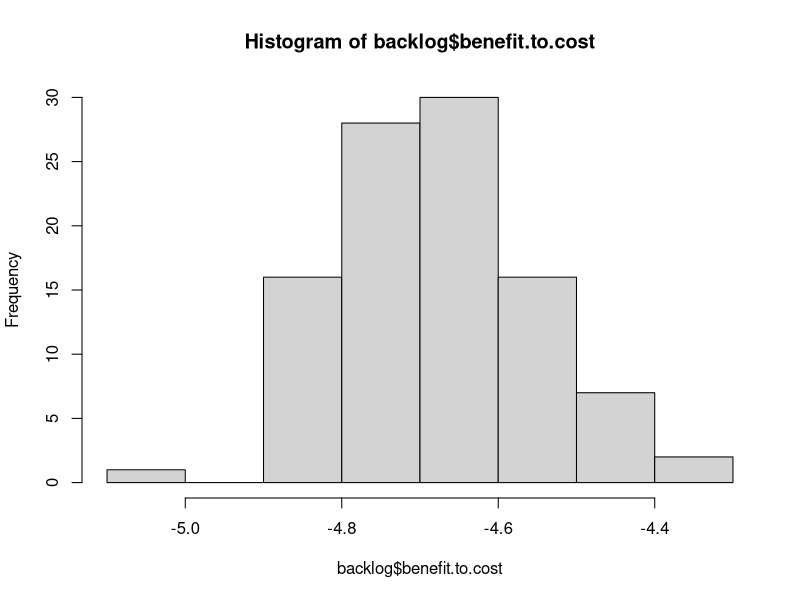
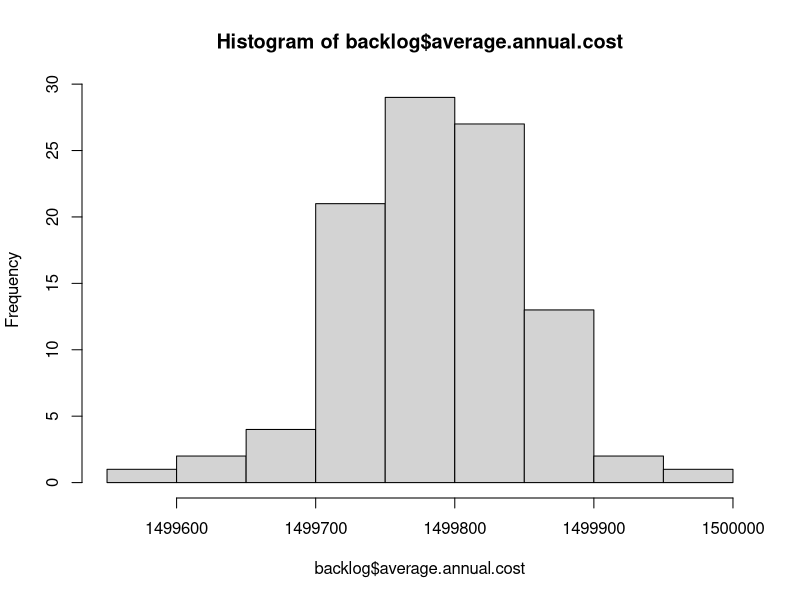
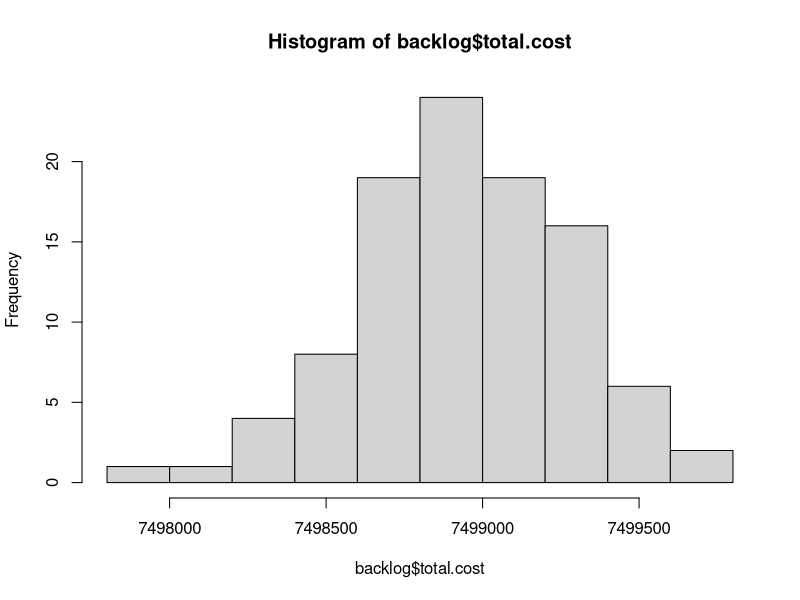
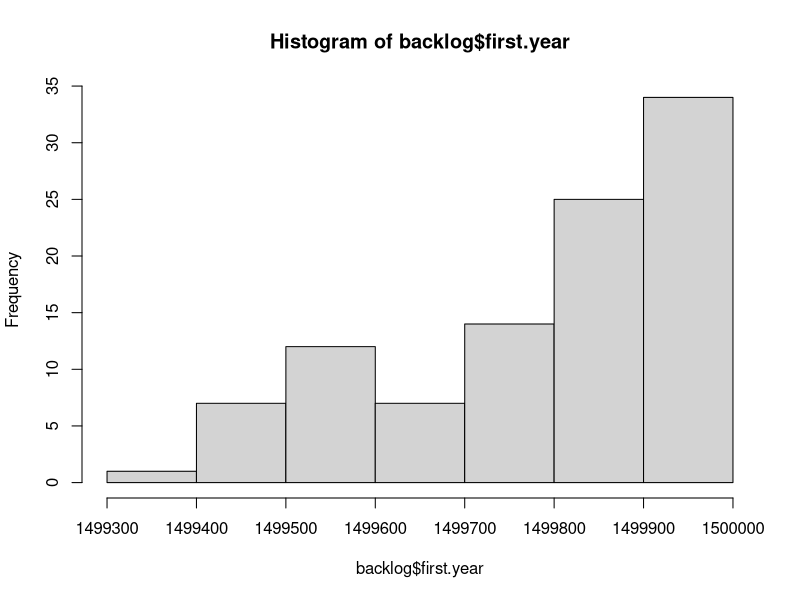

The R script that drew these images, in order: (Note: this script raises an error after producing the figures.)
# Read Me ####
# This code analyzes data from FST, the City's pavement consultant
# It models the cost and PCI degredation in order to optimize pavement decisions
# OCI value = PCI.  Note these scores are from November 2012.
# Created By Daniel Hadley

# Considerations: 
# 1. The knapsack approximates an optimal outcome, but needs to be inspected in cases where the 
# limit is low,E.g., http://oucsace.cs.ohiou.edu/~razvan/courses/cs4040/lecture16.pdf
# 2. The model makes assumptions about the differences in PCI reset of various treatment types.
# It assumes that patching only resets to PCI + 6, for example. 

library("plyr")


# Import data ####
setwd("K:/Somerstat/Common/Data/2014 StreetStat/PCI_Code")
# setwd ("~/Documents/Git/PCI_Code") #at home
d <- read.csv("PCI.csv")


# Create new variables #### 
d$sq.ft <- d$PavementWi * d$Length # Sq. Feet
d$sq.yd <- d$sq.ft * 0.111111 # Sq. Yards


# Functions needed for the model: ####
# f(Age) = PCI, f(PCI) = AGE, f(Age, Pave, Old PCI) = New PCI 
# f(PCI) = AGE, f(PCI) = Cost, f(knapsack) = pave 

# f(Age) = PCI
# Referenes below
# http://onlinepubs.trb.org/onlinepubs/conferences/2012/assetmgmt/presentations/Data-A-Ramirez-Flores-Chang-Albitres.pdf
# https://repository.tamu.edu/bitstream/handle/1969.1/ETD-TAMU-2009-05-317/DESHMUKH-THESIS.pdf?sequence=2
# http://www.mylongview.com/modules/showdocument.aspx?documentid=631
# See AnalyzePCI.R
PCIf <- function(AGE){ 
  PCI <- ifelse(d$Functional == "CO - Collector", 100 - (106/((log(79/AGE))^(1/.48))),
                ifelse(d$Functional == "AR - Arterial", 100 - (109/((log(88/AGE))^(1/.58))),
                       100 - (97/((log(110/AGE))^(1/.61)))
                ))
  return(PCI)
}


# f(PCI, Function, Sq.yd) = Cost 
Costf <- function(OCI, Functional, sq.yd){ 
  Cost <- ifelse((OCI >= 68) & (OCI < 88), 1.8,
         ifelse((OCI >= 47) & (OCI < 68), 18.50,
                ifelse((OCI >= 25) & (OCI < 47) & (Functional == "RT - Residential Local"), 76.80,
                       ifelse((OCI >= 25) & (OCI < 47) & (Functional == "RE - Residential Dead End"), 76.80,
                              ifelse((OCI >= 25) & (OCI < 47) & (Functional == "CO - Collector" ), 91.10,
                                     ifelse((OCI >= 25) & (OCI < 47) & (Functional == "AR - Arterial"), 91.10,
                                            ifelse((OCI >= 0) & (OCI < 25) & (Functional == "RT - Residential Local"), 139.80,
                                                   ifelse((OCI >= 0) & (OCI < 25) & (Functional == "RE - Residential Dead End"), 139.80,
                                                          ifelse((OCI >= 0) & (OCI < 25) & (Functional == "CO - Collector"), 147.70,
                                                                 ifelse((OCI >= 0) & (OCI < 25) & (Functional == "AR - Arterial"), 162.10,
                                                                        ifelse(OCI >= 88, 0, 360)))))))))))
  return(Cost*sq.yd)
}


#f(Pave, Previous Year's Moritorium) = Moritorium
Moritoriumf <- function(Pave, MoritoriumX){
  Moritorium <- ifelse(Pave == 1, 1, 
                       ifelse((MoritoriumX > 0) & (MoritoriumX < 3), 1 + MoritoriumX,
                              0 
                              ))
  return(Moritorium)
}


# f(PCI) = delta
# This takes the current PCI and calculates the difference between that and the PCI post treatment
# This is essentially the "value" in the knapsack algo
# The penultimate line ensures that during the moratorium (3 years after work is done), that
# street is not selected for maintenance yet
Deltaf <- function(OldOCI, sq.yd, Moratorium){ 
   Delta <- ifelse((OldOCI >= 68) & (OldOCI < 88) & (Moratorium == 0), ((OldOCI + 8) * sq.yd) - (OldOCI * sq.yd),
                   ifelse((OldOCI >= 47) & (OldOCI < 68) & (Moratorium == 0), ((OldOCI + 7) * sq.yd) - (OldOCI * sq.yd),
                   # why + 8 and +9: http//www.ci.san-ramon.ca.us/engr/pavement.html
                   ifelse((OldOCI >= 25) & (OldOCI < 47) & (Moratorium == 0), (96 * sq.yd) - (OldOCI * sq.yd),
                          ifelse(Moratorium != 0, 0, 
                          (100 * sq.yd) - (OldOCI * sq.yd)
                                 ))))                      
  return(Delta)
}


# # f(value, weight, limit ) = pave. This is the OLD Pave function
# # This is a greedy approximation to the Knapsack algorithm
# knapsack <- function(value, weight, limit){
#   benefit.to.cost <- value / weight #Create ratio
#   df = data.frame(value, weight, benefit.to.cost) # turn it into a DF
#   df$ID <- (1:nrow(df)) # add ID to resort later
#   df <- df[with(df, order(-benefit.to.cost)), ] # Sort by benefit.to.cost
#   rownames(df) <- NULL # Reset the row names for easier indexing
#   df$total.weight <- ifelse(cumsum(df$weight) <= limit, cumsum(df$weight), 0) # Add first items that fit
#   # I need to add a break here if nothing fits in the bag on the first pass
#   for(i in 2:nrow(df)){ #Start in row 2 because some values have been added above
#     df$total.weight[i] <- ifelse(df$weight[i] + df$total.weight[i-1] <= limit, # If adding won't go over limit
#                                  df$weight[i] + df$total.weight[i-1], df$total.weight[i-1]) # If it will, keep Weight the same
#   }
#   df$add <- 0
#   df$add[1] <- ifelse(df$total.weight[1] > 0, 1, 0)
#   for(i in 2:nrow(df)){ #Start in row 2 
#     df$add[i] <- ifelse(df$total.weight[i] > df$total.weight[i-1], 1, 0) # 1 if it has been added
#   }
#   df$add <- ifelse(df$benefit.to.cost == 0, 0, df$add) #To avoid paving streets under moratorium
#   df$add <- ifelse(df$value == 0, 0, df$add)
#   df <- df[with(df, order(ID)), ] # Resort by ID
#   rownames(df) <- NULL # Reset the row names for easier indexing
#   return(df$add)
# }


# f(value, weight, limit preventive maintenance, limit reconstruction) = pave. This is the basic Pave function
# This is a greedy approximation to the Knapsack algorithm
knapsack <- function(value, weight, limitPM, limitR, PCI){
  benefit.to.cost <- value / weight #Create ratio
  df = data.frame(value, weight, benefit.to.cost, PCI) # turn it into a DF
  df$ID <- (1:nrow(df)) # add ID to resort later
  df <- df[with(df, order(-benefit.to.cost)), ] # Sort by benefit.to.cost
  rownames(df) <- NULL # Reset the row names for easier indexing
  df$total.weight <- ifelse(cumsum(df$weight) <= limitPM, cumsum(df$weight), 0) # Add first items that fit
  # I need to add a break here if nothing fits in the bag on the first pass
  for(i in 2:nrow(df)){ #Start in row 2 because some values have been added above
    df$total.weight[i] <- ifelse(df$weight[i] + df$total.weight[i-1] <= limitPM, # If adding won't go over limit
                                 df$weight[i] + df$total.weight[i-1], df$total.weight[i-1]) # If it will, keep Weight the same
  }
  df$add <- 0
  df$add[1] <- ifelse(df$total.weight[1] > 0, 1, 0)
  for(i in 2:nrow(df)){ #Start in row 2 
    df$add[i] <- ifelse(df$total.weight[i] > df$total.weight[i-1], 1, 0) # 1 if it has been added
  }
  df$add <- ifelse(df$benefit.to.cost == 0, 0, df$add) #To avoid paving streets under moratorium
  df$add <- ifelse(df$value == 0, 0, df$add)
  # Now do it all again for full reconstruction of the worst streets
  df <- df[with(df, order(PCI)), ] # Sort by PCI
  rownames(df) <- NULL # Reset the row names for easier indexing
  df$total.weight.a <- ifelse(cumsum(df$weight) <= limitR, cumsum(df$weight), 0) # Add first items that fit
  # I need to add a break here if nothing fits in the bag on the first pass
  for(i in 2:nrow(df)){ #Start in row 2 because some values have been added above
    df$total.weight.a[i] <- ifelse(df$weight[i] + df$total.weight.a[i-1] <= limitR, # If adding won't go over limit
                                 df$weight[i] + df$total.weight.a[i-1], df$total.weight.a[i-1]) # If it will, keep Weight the same
  }
  df$add.a <- 0
  df$add.a[1] <- ifelse(df$total.weight.a[1] > 0, 1, 0)
  for(i in 2:nrow(df)){ #Start in row 2 
    df$add.a[i] <- ifelse(df$total.weight.a[i] > df$total.weight.a[i-1], 1, 0) # 1 if it has been added
  }
  df$add.a <- ifelse(df$benefit.to.cost == 0, 0, df$add.a) #To avoid paving streets under moratorium
  df$add.a <- ifelse(df$value == 0, 0, df$add.a)
  # now resort
  df <- df[with(df, order(ID)), ] # Resort by ID
  rownames(df) <- NULL # Reset the row names for easier indexing
  df$pave <- ifelse((df$add == 1) | (df$add.a == 1), 1, 0)
  return(df$pave)
}


# f(Age, Pave, Old PCI) = New PCI
# See AnalyzePCI.R
NewPCIf <- function(AGE, Pave, OldOCI){
  NewPCI <- ifelse((OldOCI >= 68) & (OldOCI < 88) & (Pave == 1), OldOCI + 10,
                   # why + 7: https://repository.tamu.edu/bitstream/handle/1969.1/ETD-TAMU-2009-05-317/DESHMUKH-THESIS.pdf?sequence=2
                   ifelse((OldOCI >= 47) & (OldOCI < 68) & (Pave == 1), OldOCI + 10,
                          ifelse((OldOCI >= 25) & (OldOCI < 47) & (Pave == 1), 96, 
                                 # http://www.mylongview.com/modules/showdocument.aspx?documentid=631
                                 ifelse((OldOCI >= 0) & (OldOCI < 25) & (Pave == 1), 100,
                                        ifelse((d$Functional == "CO - Collector") & (Pave == 0), 100 - (106/((log(79/AGE))^(1/.48))),
                                               ifelse((d$Functional == "AR - Arterial") & (Pave == 0), 100 - (109/((log(88/AGE))^(1/.58))),
                                                      100 - (97/((log(110/AGE))^(1/.61)))
                                 ))))))                      
  return(NewPCI)
}


# f(NewPCI) = New Age
Agef <- function(NewPCI){
  NewAge <- ifelse((d$Functional == "CO - Collector"), 79*(2.71828^(-9.37879/(100-NewPCI)^0.48)),
                   ifelse((d$Functional == "AR - Arterial"), 88*(2.71828^(-15.1952/(100-NewPCI)^0.58)),
                          110*(2.71828^(-16.2904/(100-NewPCI)^0.61))
                   ))
                   
  return(NewAge)
}


# Final model ####

  d$Age <- Agef(d$OCI) # Estimated age in Nov 2012
  d$backlog <- Costf(d$OCI, d$Functional, d$sq.yd) # Backlog in Nov 2012
  d$Moritorium <- 0 # Hold for three years between routine maintenance 
  d$Delta.a <- Deltaf(d$OCI, d$sq.yd, d$Moritorium) # Difference between old OCI and potential OCI
  d$Pave.a <- knapsack(d$Delta.a, d$backlog, 2000000, 700000, d$OCI) # Pave or not in spring 2013
  d$cost.a <- ifelse(d$Pave.a == 1, Costf(d$OCI, d$Functional, d$sq.yd),0) #The cost to pave the selected streets
  d$Moritorium.a <- Moritoriumf(d$Pave.a, d$Moritorium) #if work has been done, hold for 3 years
  d$Age.Tmp <- (1 + d$Age) #Temporary to do the new PCI calculation
  d$PCI.a <-  NewPCIf(d$Age.Tmp, d$Pave.a, d$OCI)
  d$Age.a <- Agef(d$PCI.a) # The new "age" in Nov 2013. E.g., crack and seal streets are not brand new.
d$backlog.a <- Costf(d$PCI.a, d$Functional, d$sq.yd) #Backlog in Nov 2013
  d$Delta.b <- Deltaf(d$PCI.a, d$sq.yd, d$Moritorium.a)
  d$Pave.b <- knapsack(d$Delta.b, d$backlog.a, 2000000, 700000, d$PCI.a)
  d$cost.b <- ifelse(d$Pave.b == 1, Costf(d$PCI.a, d$Functional, d$sq.yd),0)
  d$Moritorium.b <- Moritoriumf(d$Pave.b, d$Moritorium.a)
  d$Age.Tmp <- (1 + d$Age.a) 
  d$PCI.b <-  NewPCIf(d$Age.Tmp, d$Pave.b, d$PCI.a)
  d$Age.b <- Agef(d$PCI.b)
d$backlog.b <- Costf(d$PCI.b, d$Functional, d$sq.yd)
  d$Delta.c <- Deltaf(d$PCI.b, d$sq.yd, d$Moritorium.b)
  d$Pave.c <- knapsack(d$Delta.c, d$backlog.b, 2000000, 700000, d$PCI.b)
  d$cost.c <- ifelse(d$Pave.c == 1, Costf(d$PCI.b, d$Functional, d$sq.yd),0)
  d$Moritorium.c <- Moritoriumf(d$Pave.c, d$Moritorium.b)
  d$Age.Tmp <- (1 + d$Age.b) 
  d$PCI.c <-  NewPCIf(d$Age.Tmp, d$Pave.c, d$PCI.b)
  d$Age.c <- Agef(d$PCI.c)
d$backlog.c <- Costf(d$PCI.c, d$Functional, d$sq.yd)
  d$Delta.d <- Deltaf(d$PCI.c, d$sq.yd, d$Moritorium.c)
  d$Pave.d <- knapsack(d$Delta.d, d$backlog.c, 2000000, 700000, d$PCI.c)
  d$cost.d <- ifelse(d$Pave.d == 1, Costf(d$PCI.c, d$Functional, d$sq.yd),0)
  d$Moritorium.d <- Moritoriumf(d$Pave.d, d$Moritorium.c)
  d$Age.Tmp <- (1 + d$Age.c) 
  d$PCI.d <-  NewPCIf(d$Age.Tmp, d$Pave.d, d$PCI.c)
  d$Age.d <- Agef(d$PCI.d)
d$backlog.d <- Costf(d$PCI.d, d$Functional, d$sq.yd)
  d$Delta.e <- Deltaf(d$PCI.d, d$sq.yd, d$Moritorium.d)
  d$Pave.e <- knapsack(d$Delta.e, d$backlog.d, 2000000, 700000, d$PCI.d)
  d$cost.e <- ifelse(d$Pave.e == 1, Costf(d$PCI.d, d$Functional, d$sq.yd),0)
  d$Moritorium.e <- Moritoriumf(d$Pave.e, d$Moritorium.d)
  d$Age.Tmp <- (1 + d$Age.d) 
  d$PCI.e <-  NewPCIf(d$Age.Tmp, d$Pave.e, d$PCI.d)
  d$Age.e <- Agef(d$PCI.e)
d$backlog.e <- Costf(d$PCI.e, d$Functional, d$sq.yd)


# Final model wrapped in a function with the Streets that DPW did in 2013 ####
# f(n, limit preventive maintenance, limit reconstruction) = output
Modelf <- function(n, limitPM, limitR){
  d$Age <- Agef(d$OCI) # Estimated age in Nov 2012
  d$backlog <- Costf(d$OCI, d$Functional, d$sq.yd) # Backlog in Nov 2012
  d$Moritorium <- 0 # Hold for three years between routine maintenance 
  d$Delta.a <- Deltaf(d$OCI, d$sq.yd, d$Moritorium) # Difference between old OCI and potential OCI
  ## The following list is missing the private ways and the part of Shore they did. Was it all Shore?
  d$Pave.a <- ifelse(d$STREETNAME %in% c('ALBION ST' , 'ALBION TERR', 'BELMONT SQ', 'HAMMOND ST',
                                         'MORGAN ST', 'WHEELER ST', 'WYATT ST', 'YORKTOWN ST'), 1, 0)
  d$cost.a <- ifelse(d$Pave.a == 1, Costf(d$OCI, d$Functional, d$sq.yd),0) #The cost to pave the selected streets
  d$Moritorium.a <- Moritoriumf(d$Pave.a, d$Moritorium) #if work has been done, hold for 3 years
  d$Age.Tmp <- (1 + d$Age) #Temporary to do the new PCI calculation
  d$PCI.a <-  NewPCIf(d$Age.Tmp, d$Pave.a, d$OCI)
  d$Age.a <- Agef(d$PCI.a) # The new "age" in Nov 2013. E.g., crack and seal streets are not brand new.
  d$backlog.a <- Costf(d$PCI.a, d$Functional, d$sq.yd) #Backlog in Nov 2013
  d$Delta.b <- Deltaf(d$PCI.a, d$sq.yd, d$Moritorium.a)
  d$Pave.b <- knapsack(d$Delta.b, d$backlog.a, limitPM, limitR, d$PCI.a)
  d$cost.b <- ifelse(d$Pave.b == 1, Costf(d$PCI.a, d$Functional, d$sq.yd),0)
  d$Moritorium.b <- Moritoriumf(d$Pave.b, d$Moritorium.a)
  d$Age.Tmp <- (1 + d$Age.a) 
  d$PCI.b <-  NewPCIf(d$Age.Tmp, d$Pave.b, d$PCI.a)
  d$Age.b <- Agef(d$PCI.b)
  d$backlog.b <- Costf(d$PCI.b, d$Functional, d$sq.yd)
  d$Delta.c <- Deltaf(d$PCI.b, d$sq.yd, d$Moritorium.b)
  d$Pave.c <- knapsack(d$Delta.c, d$backlog.b, limitPM, limitR, d$PCI.b)
  d$cost.c <- ifelse(d$Pave.c == 1, Costf(d$PCI.b, d$Functional, d$sq.yd),0)
  d$Moritorium.c <- Moritoriumf(d$Pave.c, d$Moritorium.b)
  d$Age.Tmp <- (1 + d$Age.b) 
  d$PCI.c <-  NewPCIf(d$Age.Tmp, d$Pave.c, d$PCI.b)
  d$Age.c <- Agef(d$PCI.c)
  d$backlog.c <- Costf(d$PCI.c, d$Functional, d$sq.yd)
  d$Delta.d <- Deltaf(d$PCI.c, d$sq.yd, d$Moritorium.c)
  d$Pave.d <- knapsack(d$Delta.d, d$backlog.c, limitPM, limitR, d$PCI.c)
  d$cost.d <- ifelse(d$Pave.d == 1, Costf(d$PCI.c, d$Functional, d$sq.yd),0)
  d$Moritorium.d <- Moritoriumf(d$Pave.d, d$Moritorium.c)
  d$Age.Tmp <- (1 + d$Age.c) 
  d$PCI.d <-  NewPCIf(d$Age.Tmp, d$Pave.d, d$PCI.c)
  d$Age.d <- Agef(d$PCI.d)
  d$backlog.d <- Costf(d$PCI.d, d$Functional, d$sq.yd)
  d$Delta.e <- Deltaf(d$PCI.d, d$sq.yd, d$Moritorium.d)
  d$Pave.e <- knapsack(d$Delta.e, d$backlog.d, limitPM, limitR, d$PCI.d)
  d$cost.e <- ifelse(d$Pave.e == 1, Costf(d$PCI.d, d$Functional, d$sq.yd),0)
  d$Moritorium.e <- Moritoriumf(d$Pave.e, d$Moritorium.d)
  d$Age.Tmp <- (1 + d$Age.d) 
  d$PCI.e <-  NewPCIf(d$Age.Tmp, d$Pave.e, d$PCI.d)
  d$Age.e <- Agef(d$PCI.e)
  d$backlog.e <- Costf(d$PCI.e, d$Functional, d$sq.yd)
  #   Now create the outputs
  backlog <- sum(d$backlog.e)
  backlog.reduction <- (sum(d$backlog)) - (sum(d$backlog.e))
  backlog.change <- ((sum(d$backlog.e)) - (sum(d$backlog))) / (sum(d$backlog))
  total.cost <- sum(d$cost.a, d$cost.b, d$cost.c, d$cost.d, d$cost.e)
  benefit.to.cost <- backlog.reduction / total.cost
  low <- d[ which(d$PCI.e < 30), ]
  percent.low <- (sum(low$sq.yd))/1655897
  pci <- weighted.mean(d$PCI.e, d$sq.yd)
  min.pci <- min(d$PCI.e)
  output <- list(backlog, backlog.reduction, backlog.change, total.cost, benefit.to.cost, percent.low, pci, min.pci)
  return(output)
}
Modelf(1, 2000000, 2200000)


# Stochastic Model (random sorting) for comparison ####
# f(value, weight, limit ) = pave. 
# This is a greedy approximation to the Knapsack algorithm
knapsack <- function(value, weight, limit){
  benefit.to.cost <- sample(1:573, 573, replace=F) #Instead of real ratio, make it random
  df = data.frame(value, weight, benefit.to.cost) # turn it into a DF
  df$ID <- (1:nrow(df)) # add ID to resort later
  df <- df[with(df, order(-benefit.to.cost)), ] # Sort by benefit.to.cost
  rownames(df) <- NULL # Reset the row names for easier indexing
  df$total.weight <- ifelse(cumsum(df$weight) <= limit, cumsum(df$weight), 0) # Add first items that fit
  # I need to add a break here if nothing fits in the bag on the first pass
  for(i in 2:nrow(df)){ #Start in row 2 because some values have been added above
    df$total.weight[i] <- ifelse(df$weight[i] + df$total.weight[i-1] <= limit, # If adding won't go over limit
                                 df$weight[i] + df$total.weight[i-1], df$total.weight[i-1]) # If it will, keep Weight the same
  }
  df$add <- 0
  df$add[1] <- ifelse(df$total.weight[1] > 0, 1, 0)
  for(i in 2:nrow(df)){ #Start in row 2 
    df$add[i] <- ifelse(df$total.weight[i] > df$total.weight[i-1], 1, 0) # 1 if it has been added
  }
  df <- df[with(df, order(ID)), ] # Resort by ID
  rownames(df) <- NULL # Reset the row names for easier indexing
  return(df$add)
}


Modelf <- function(n){
  d$Age <- Agef(d$OCI) # Estimated age in Nov 2012
  d$backlog <- Costf(d$OCI, d$Functional, d$sq.yd) # Backlog in Nov 2012
  d$Moritorium <- 0 # Hold for three years between routine maintenance 
  d$Delta.a <- Deltaf(d$OCI, d$sq.yd, d$Moritorium) # Difference between old OCI and potential OCI
  d$Pave.a <- knapsack(d$Delta.a, d$backlog, 1500000) # Pave or not in spring 2013
  d$cost.a <- ifelse(d$Pave.a == 1, Costf(d$OCI, d$Functional, d$sq.yd),0) #The cost to pave the selected streets
  d$Moritorium.a <- Moritoriumf(d$Pave.a, d$Moritorium) #if work has been done, hold for 3 years
  d$Age.Tmp <- (1 + d$Age) #Temporary to do the new PCI calculation
  d$PCI.a <-  NewPCIf(d$Age.Tmp, d$Pave.a, d$OCI)
  d$Age.a <- Agef(d$PCI.a) # The new "age" in Nov 2013. E.g., crack and seal streets are not brand new.
  d$backlog.a <- Costf(d$PCI.a, d$Functional, d$sq.yd) #Backlog in Nov 2013
  d$Delta.b <- Deltaf(d$PCI.a, d$sq.yd, d$Moritorium.a)
  d$Pave.b <- knapsack(d$Delta.b, d$backlog.a, 1500000)
  d$cost.b <- ifelse(d$Pave.b == 1, Costf(d$PCI.a, d$Functional, d$sq.yd),0)
  d$Moritorium.b <- Moritoriumf(d$Pave.b, d$Moritorium.a)
  d$Age.Tmp <- (1 + d$Age.a) 
  d$PCI.b <-  NewPCIf(d$Age.Tmp, d$Pave.b, d$PCI.a)
  d$Age.b <- Agef(d$PCI.b)
  d$backlog.b <- Costf(d$PCI.b, d$Functional, d$sq.yd)
  d$Delta.c <- Deltaf(d$PCI.b, d$sq.yd, d$Moritorium.b)
  d$Pave.c <- knapsack(d$Delta.c, d$backlog.b, 1500000)
  d$cost.c <- ifelse(d$Pave.c == 1, Costf(d$PCI.b, d$Functional, d$sq.yd),0)
  d$Moritorium.c <- Moritoriumf(d$Pave.c, d$Moritorium.b)
  d$Age.Tmp <- (1 + d$Age.b) 
  d$PCI.c <-  NewPCIf(d$Age.Tmp, d$Pave.c, d$PCI.b)
  d$Age.c <- Agef(d$PCI.c)
  d$backlog.c <- Costf(d$PCI.c, d$Functional, d$sq.yd)
  d$Delta.d <- Deltaf(d$PCI.c, d$sq.yd, d$Moritorium.c)
  d$Pave.d <- knapsack(d$Delta.d, d$backlog.c, 1500000)
  d$cost.d <- ifelse(d$Pave.d == 1, Costf(d$PCI.c, d$Functional, d$sq.yd),0)
  d$Moritorium.d <- Moritoriumf(d$Pave.d, d$Moritorium.c)
  d$Age.Tmp <- (1 + d$Age.c) 
  d$PCI.d <-  NewPCIf(d$Age.Tmp, d$Pave.d, d$PCI.c)
  d$Age.d <- Agef(d$PCI.d)
  d$backlog.d <- Costf(d$PCI.d, d$Functional, d$sq.yd)
  d$Delta.e <- Deltaf(d$PCI.d, d$sq.yd, d$Moritorium.d)
  d$Pave.e <- knapsack(d$Delta.e, d$backlog.d, 1500000)
  d$cost.e <- ifelse(d$Pave.e == 1, Costf(d$PCI.d, d$Functional, d$sq.yd),0)
  d$Moritorium.e <- Moritoriumf(d$Pave.e, d$Moritorium.d)
  d$Age.Tmp <- (1 + d$Age.d) 
  d$PCI.e <-  NewPCIf(d$Age.Tmp, d$Pave.e, d$PCI.d)
  d$Age.e <- Agef(d$PCI.e)
  d$backlog.e <- Costf(d$PCI.e, d$Functional, d$sq.yd)
  #   Now create the outputs
  backlog <- sum(d$backlog.e)
  backlog.reduction <- (sum(d$backlog)) - (sum(d$backlog.e))
  total.cost <- sum(d$cost.a, d$cost.b, d$cost.c, d$cost.d, d$cost.e)
  benefit.to.cost <- backlog.reduction / total.cost
  average.annual.cost <- ((sum(d$cost.a)) + (sum(d$cost.b)) + (sum(d$cost.c)) + 
                            (sum(d$cost.d)) + (sum(d$cost.e))) / 5
  first.year <- sum(d$cost.a)
  output <- list(backlog, backlog.reduction, total.cost, benefit.to.cost, average.annual.cost, first.year)
  return(output)
}

Modelf(1)

# Now run the function X number of times
# http://stats.stackexchange.com/questions/7999/how-to-efficiently-repeat-a-function-on-a-data-set-in-r
library("plyr")
l <- alply(cbind(rep(100,100),rep(20,10)),1,Modelf)
backlog <- data.frame(matrix(unlist(l), nrow=100, byrow=T))
colnames(backlog) <- c("backlog", "backlog.reduction", "total.cost", "benefit.to.cost", 
                       "average.annual.cost", "first.year")

hist(backlog$benefit.to.cost)
hist(backlog$average.annual.cost)
hist(backlog$total.cost)
hist(backlog$first.year)


# Stochastic Model (random spending number) to see return on investment ####

Modelf <- function(n){
  random <- runif(1, min=0, max=6000000)
  d$Age <- Agef(d$OCI) # Estimated age in Nov 2012
  d$backlog <- Costf(d$OCI, d$Functional, d$sq.yd) # Backlog in Nov 2012
  d$Moritorium <- 0 # Hold for three years between routine maintenance 
  d$Delta.a <- Deltaf(d$OCI, d$sq.yd, d$Moritorium) # Difference between old OCI and potential OCI
  ## The following list is missing the private ways and the part of Shore they did. Was it all Shore?
  d$Pave.a <- ifelse(d$STREETNAME %in% c('ALBION ST' , 'ALBION TERR', 'BELMONT SQ', 'HAMMOND ST',
                                         'MORGAN ST', 'WHEELER ST', 'WYATT ST', 'YORKTOWN ST'), 1, 0)
  d$cost.a <- ifelse(d$Pave.a == 1, Costf(d$OCI, d$Functional, d$sq.yd),0) #The cost to pave the selected streets
  d$Moritorium.a <- Moritoriumf(d$Pave.a, d$Moritorium) #if work has been done, hold for 3 years
  d$Age.Tmp <- (1 + d$Age) #Temporary to do the new PCI calculation
  d$PCI.a <-  NewPCIf(d$Age.Tmp, d$Pave.a, d$OCI)
  d$Age.a <- Agef(d$PCI.a) # The new "age" in Nov 2013. E.g., crack and seal streets are not brand new.
  d$backlog.a <- Costf(d$PCI.a, d$Functional, d$sq.yd) #Backlog in Nov 2013
  d$Delta.b <- Deltaf(d$PCI.a, d$sq.yd, d$Moritorium.a)
  d$Pave.b <- knapsack(d$Delta.b, d$backlog.a, random, random, d$PCI.a)
  d$cost.b <- ifelse(d$Pave.b == 1, Costf(d$PCI.a, d$Functional, d$sq.yd),0)
  d$Moritorium.b <- Moritoriumf(d$Pave.b, d$Moritorium.a)
  d$Age.Tmp <- (1 + d$Age.a) 
  d$PCI.b <-  NewPCIf(d$Age.Tmp, d$Pave.b, d$PCI.a)
  d$Age.b <- Agef(d$PCI.b)
  d$backlog.b <- Costf(d$PCI.b, d$Functional, d$sq.yd)
  d$Delta.c <- Deltaf(d$PCI.b, d$sq.yd, d$Moritorium.b)
  d$Pave.c <- knapsack(d$Delta.c, d$backlog.b, random, random, d$PCI.b)
  d$cost.c <- ifelse(d$Pave.c == 1, Costf(d$PCI.b, d$Functional, d$sq.yd),0)
  d$Moritorium.c <- Moritoriumf(d$Pave.c, d$Moritorium.b)
  d$Age.Tmp <- (1 + d$Age.b) 
  d$PCI.c <-  NewPCIf(d$Age.Tmp, d$Pave.c, d$PCI.b)
  d$Age.c <- Agef(d$PCI.c)
  d$backlog.c <- Costf(d$PCI.c, d$Functional, d$sq.yd)
  d$Delta.d <- Deltaf(d$PCI.c, d$sq.yd, d$Moritorium.c)
  d$Pave.d <- knapsack(d$Delta.d, d$backlog.c, random, random, d$PCI.c)
  d$cost.d <- ifelse(d$Pave.d == 1, Costf(d$PCI.c, d$Functional, d$sq.yd),0)
  d$Moritorium.d <- Moritoriumf(d$Pave.d, d$Moritorium.c)
  d$Age.Tmp <- (1 + d$Age.c) 
  d$PCI.d <-  NewPCIf(d$Age.Tmp, d$Pave.d, d$PCI.c)
  d$Age.d <- Agef(d$PCI.d)
  d$backlog.d <- Costf(d$PCI.d, d$Functional, d$sq.yd)
  d$Delta.e <- Deltaf(d$PCI.d, d$sq.yd, d$Moritorium.d)
  d$Pave.e <- knapsack(d$Delta.e, d$backlog.d, random, random, d$PCI.d)
  d$cost.e <- ifelse(d$Pave.e == 1, Costf(d$PCI.d, d$Functional, d$sq.yd),0)
  d$Moritorium.e <- Moritoriumf(d$Pave.e, d$Moritorium.d)
  d$Age.Tmp <- (1 + d$Age.d) 
  d$PCI.e <-  NewPCIf(d$Age.Tmp, d$Pave.e, d$PCI.d)
  d$Age.e <- Agef(d$PCI.e)
  d$backlog.e <- Costf(d$PCI.e, d$Functional, d$sq.yd)
  #   Now create the outputs
  random <- random
  backlog <- sum(d$backlog.e)
  backlog.reduction <- (sum(d$backlog)) - (sum(d$backlog.e)) 
  backlog.change.percent <- (sum(d$backlog.e)) - (sum(d$backlog))/(sum(d$backlog))
  total.cost <- sum(d$cost.a, d$cost.b, d$cost.c, d$cost.d, d$cost.e)
  benefit.to.cost <- backlog.reduction / total.cost
  average.annual.cost <- ((sum(d$cost.a)) + (sum(d$cost.b)) + (sum(d$cost.c)) + 
                            (sum(d$cost.d)) + (sum(d$cost.e))) / 5
  first.year <- sum(d$cost.a)
  weighted.PCI.a <- weighted.mean(d$PCI.a, d$sq.yd)
  weighted.PCI.e <- weighted.mean(d$PCI.e, d$sq.yd)
  min.PCI.e <- min(d$PCI.e)
  output <- list(backlog, backlog.reduction, backlog.change.percent, total.cost, benefit.to.cost, 
                 average.annual.cost, first.year, random, weighted.PCI.a, 
                 weighted.PCI.e, min.PCI.e)
  return(output)
}

Modelf(1)

# Now run the function X number of times
# http://stats.stackexchange.com/questions/7999/how-to-efficiently-repeat-a-function-on-a-data-set-in-r
library("plyr")
l <- alply(cbind(rep(10000,10000),rep(20,10)),1,Modelf)
backlog <- data.frame(matrix(unlist(l), nrow=10000, byrow=T))
colnames(backlog) <- c("backlog", "backlog.change", "backlog.change.percent", "total.cost", "benefit.to.cost", 
                       "average.annual.cost", "first.year", "Spending", "PCI.a", "PCI.e", 
                       "min.PCI.e")

hist(backlog$benefit.to.cost)
hist(backlog$average.annual.cost)
hist(backlog$total.cost)
hist(backlog$first.year)


# Final model, Yrs 1-10, wrapped in a function with the Streets that DPW did in 2013 ####
# f(n, limit preventive maintenance, limit reconstruction) = output
Modelf <- function(n, limitPM, limitR){
  d$Age <- Agef(d$OCI) # Estimated age in Nov 2012
  d$backlog <- Costf(d$OCI, d$Functional, d$sq.yd) # Backlog in Nov 2012
  d$Moritorium <- 0 # Hold for three years between routine maintenance 
  d$Delta.a <- Deltaf(d$OCI, d$sq.yd, d$Moritorium) # Difference between old OCI and potential OCI
  ## The following list is missing the private ways and the part of Shore they did. Was it all Shore?
  d$Pave.a <- ifelse(d$STREETNAME %in% c('ALBION ST' , 'ALBION TERR', 'BELMONT SQ', 'HAMMOND ST',
                                         'MORGAN ST', 'WHEELER ST', 'WYATT ST', 'YORKTOWN ST'), 1, 0)
  d$cost.a <- ifelse(d$Pave.a == 1, Costf(d$OCI, d$Functional, d$sq.yd),0) #The cost to pave the selected streets
  d$Moritorium.a <- Moritoriumf(d$Pave.a, d$Moritorium) #if work has been done, hold for 3 years
  d$Age.Tmp <- (1 + d$Age) #Temporary to do the new PCI calculation
  d$PCI.a <-  NewPCIf(d$Age.Tmp, d$Pave.a, d$OCI)
  d$Age.a <- Agef(d$PCI.a) # The new "age" in Nov 2013. E.g., crack and seal streets are not brand new.
  d$backlog.a <- Costf(d$PCI.a, d$Functional, d$sq.yd) #Backlog in Nov 2013
  d$Delta.b <- Deltaf(d$PCI.a, d$sq.yd, d$Moritorium.a)
  d$Pave.b <- knapsack(d$Delta.b, d$backlog.a, limitPM, limitR, d$PCI.a)
  d$cost.b <- ifelse(d$Pave.b == 1, Costf(d$PCI.a, d$Functional, d$sq.yd),0)
  d$Moritorium.b <- Moritoriumf(d$Pave.b, d$Moritorium.a)
  d$Age.Tmp <- (1 + d$Age.a) 
  d$PCI.b <-  NewPCIf(d$Age.Tmp, d$Pave.b, d$PCI.a)
  d$Age.b <- Agef(d$PCI.b)
  d$backlog.b <- Costf(d$PCI.b, d$Functional, d$sq.yd)
  d$Delta.c <- Deltaf(d$PCI.b, d$sq.yd, d$Moritorium.b)
  d$Pave.c <- knapsack(d$Delta.c, d$backlog.b, limitPM, limitR, d$PCI.b)
  d$cost.c <- ifelse(d$Pave.c == 1, Costf(d$PCI.b, d$Functional, d$sq.yd),0)
  d$Moritorium.c <- Moritoriumf(d$Pave.c, d$Moritorium.b)
  d$Age.Tmp <- (1 + d$Age.b) 
  d$PCI.c <-  NewPCIf(d$Age.Tmp, d$Pave.c, d$PCI.b)
  d$Age.c <- Agef(d$PCI.c)
  d$backlog.c <- Costf(d$PCI.c, d$Functional, d$sq.yd)
  d$Delta.d <- Deltaf(d$PCI.c, d$sq.yd, d$Moritorium.c)
  d$Pave.d <- knapsack(d$Delta.d, d$backlog.c, limitPM, limitR, d$PCI.c)
  d$cost.d <- ifelse(d$Pave.d == 1, Costf(d$PCI.c, d$Functional, d$sq.yd),0)
  d$Moritorium.d <- Moritoriumf(d$Pave.d, d$Moritorium.c)
  d$Age.Tmp <- (1 + d$Age.c) 
  d$PCI.d <-  NewPCIf(d$Age.Tmp, d$Pave.d, d$PCI.c)
  d$Age.d <- Agef(d$PCI.d)
  d$backlog.d <- Costf(d$PCI.d, d$Functional, d$sq.yd)
  d$Delta.e <- Deltaf(d$PCI.d, d$sq.yd, d$Moritorium.d)
  d$Pave.e <- knapsack(d$Delta.e, d$backlog.d, limitPM, limitR, d$PCI.d)
  d$cost.e <- ifelse(d$Pave.e == 1, Costf(d$PCI.d, d$Functional, d$sq.yd),0)
  d$Moritorium.e <- Moritoriumf(d$Pave.e, d$Moritorium.d)
  d$Age.Tmp <- (1 + d$Age.d) 
  d$PCI.e <-  NewPCIf(d$Age.Tmp, d$Pave.e, d$PCI.d)
  d$Age.e <- Agef(d$PCI.e)
  d$backlog.e <- Costf(d$PCI.e, d$Functional, d$sq.yd)
  
  # Now years 5-10
  d$Age <- Agef(d$PCI.e) # Estimated age in Nov 2012
  d$backlog <- Costf(d$OCI, d$Functional, d$sq.yd) # Backlog in Nov 2012
  d$Moritorium <- 0 # Hold for three years between routine maintenance 
  d$Delta.a <- Deltaf(d$OCI, d$sq.yd, d$Moritorium) # Difference between old OCI and potential OCI
  ## The following list is missing the private ways and the part of Shore they did. Was it all Shore?
  d$Pave.a <- knapsack(d$Delta.a, d$backlog, limitPM, limitR, d$PCI.e)
  d$cost.a <- ifelse(d$Pave.a == 1, Costf(d$OCI, d$Functional, d$sq.yd),0) #The cost to pave the selected streets
  d$Moritorium.a <- Moritoriumf(d$Pave.a, d$Moritorium) #if work has been done, hold for 3 years
  d$Age.Tmp <- (1 + d$Age) #Temporary to do the new PCI calculation
  d$PCI.a <-  NewPCIf(d$Age.Tmp, d$Pave.a, d$OCI)
  d$Age.a <- Agef(d$PCI.a) # The new "age" in Nov 2013. E.g., crack and seal streets are not brand new.
  d$backlog.a <- Costf(d$PCI.a, d$Functional, d$sq.yd) #Backlog in Nov 2013
  d$Delta.b <- Deltaf(d$PCI.a, d$sq.yd, d$Moritorium.a)
  d$Pave.b <- knapsack(d$Delta.b, d$backlog.a, limitPM, limitR, d$PCI.a)
  d$cost.b <- ifelse(d$Pave.b == 1, Costf(d$PCI.a, d$Functional, d$sq.yd),0)
  d$Moritorium.b <- Moritoriumf(d$Pave.b, d$Moritorium.a)
  d$Age.Tmp <- (1 + d$Age.a) 
  d$PCI.b <-  NewPCIf(d$Age.Tmp, d$Pave.b, d$PCI.a)
  d$Age.b <- Agef(d$PCI.b)
  d$backlog.b <- Costf(d$PCI.b, d$Functional, d$sq.yd)
  d$Delta.c <- Deltaf(d$PCI.b, d$sq.yd, d$Moritorium.b)
  d$Pave.c <- knapsack(d$Delta.c, d$backlog.b, limitPM, limitR, d$PCI.b)
  d$cost.c <- ifelse(d$Pave.c == 1, Costf(d$PCI.b, d$Functional, d$sq.yd),0)
  d$Moritorium.c <- Moritoriumf(d$Pave.c, d$Moritorium.b)
  d$Age.Tmp <- (1 + d$Age.b) 
  d$PCI.c <-  NewPCIf(d$Age.Tmp, d$Pave.c, d$PCI.b)
  d$Age.c <- Agef(d$PCI.c)
  d$backlog.c <- Costf(d$PCI.c, d$Functional, d$sq.yd)
  d$Delta.d <- Deltaf(d$PCI.c, d$sq.yd, d$Moritorium.c)
  d$Pave.d <- knapsack(d$Delta.d, d$backlog.c, limitPM, limitR, d$PCI.c)
  d$cost.d <- ifelse(d$Pave.d == 1, Costf(d$PCI.c, d$Functional, d$sq.yd),0)
  d$Moritorium.d <- Moritoriumf(d$Pave.d, d$Moritorium.c)
  d$Age.Tmp <- (1 + d$Age.c) 
  d$PCI.d <-  NewPCIf(d$Age.Tmp, d$Pave.d, d$PCI.c)
  d$Age.d <- Agef(d$PCI.d)
  d$backlog.d <- Costf(d$PCI.d, d$Functional, d$sq.yd)
  d$Delta.e <- Deltaf(d$PCI.d, d$sq.yd, d$Moritorium.d)
  d$Pave.e <- knapsack(d$Delta.e, d$backlog.d, limitPM, limitR, d$PCI.d)
  d$cost.e <- ifelse(d$Pave.e == 1, Costf(d$PCI.d, d$Functional, d$sq.yd),0)
  d$Moritorium.e <- Moritoriumf(d$Pave.e, d$Moritorium.d)
  d$Age.Tmp <- (1 + d$Age.d) 
  d$PCI.e <-  NewPCIf(d$Age.Tmp, d$Pave.e, d$PCI.d)
  d$Age.e <- Agef(d$PCI.e)
  d$backlog.e <- Costf(d$PCI.e, d$Functional, d$sq.yd)
  
  #   Now create the outputs
  backlog <- sum(d$backlog.e)
  backlog.reduction <- (sum(d$backlog)) - (sum(d$backlog.e))
  backlog.change <- ((sum(d$backlog.e)) - (sum(d$backlog))) / (sum(d$backlog))
  total.cost <- sum(d$cost.a, d$cost.b, d$cost.c, d$cost.d, d$cost.e)
  benefit.to.cost <- backlog.reduction / total.cost
  low <- d[ which(d$PCI.e < 30), ]
  percent.low <- (sum(low$sq.yd))/1655897
  pci <- weighted.mean(d$PCI.e, d$sq.yd)
  min.pci <- min(d$PCI.e)
  output <- list(backlog, backlog.reduction, backlog.change, total.cost, benefit.to.cost, percent.low, pci, min.pci)
  return(output)
}
Modelf(1, 2000000, 2200000)


# Visualizations ####
library(ggplot2)

my.theme <- 
  theme(plot.background = element_blank(), # Remove background
        panel.grid.major = element_blank(), # Remove gridlines
        panel.grid.minor = element_blank(), # Remove more gridlines
        panel.border = element_blank(), # Remove border
        panel.background = element_blank(), # Remove more background
        axis.ticks = element_blank(), # Remove axis ticks
        axis.text=element_text(size=24), # Enlarge axis text font
        axis.title=element_text(size=26), # Enlarge axis title font
        plot.title=element_text(size=42, hjust=0) # Enlarge, left-align title
        #,axis.text.x = element_text(angle=60, hjust = 1) # Uncomment if X-axis unreadable 
  )

p <- qplot(OCI, weight = sq.yd, data = d, geom = "histogram", alpha=I(.7), main="Data By Year", ylab="Col2 Count")
p + my.theme

p <- qplot(PCI.a, weight = sq.yd, data = d, geom = "histogram", alpha=I(.7), main="Data By Year", ylab="Col2 Count")
p + my.theme

p <- qplot(PCI.b, weight = sq.yd, data = d, geom = "histogram", alpha=I(.7), main="Data By Year", ylab="Col2 Count")
p + my.theme

p <- qplot(PCI.c, weight = sq.yd, data = d, geom = "histogram", alpha=I(.7), main="Data By Year", ylab="Col2 Count")
p + my.theme

p <- qplot(PCI.d, weight = sq.yd, data = d, geom = "histogram", alpha=I(.7), main="Data By Year", ylab="Col2 Count")
p + my.theme

p <- qplot(PCI.e, weight = sq.yd, data = d, geom = "histogram", alpha=I(.7), main="Data By Year", ylab="Col2 Count")
p + my.theme
